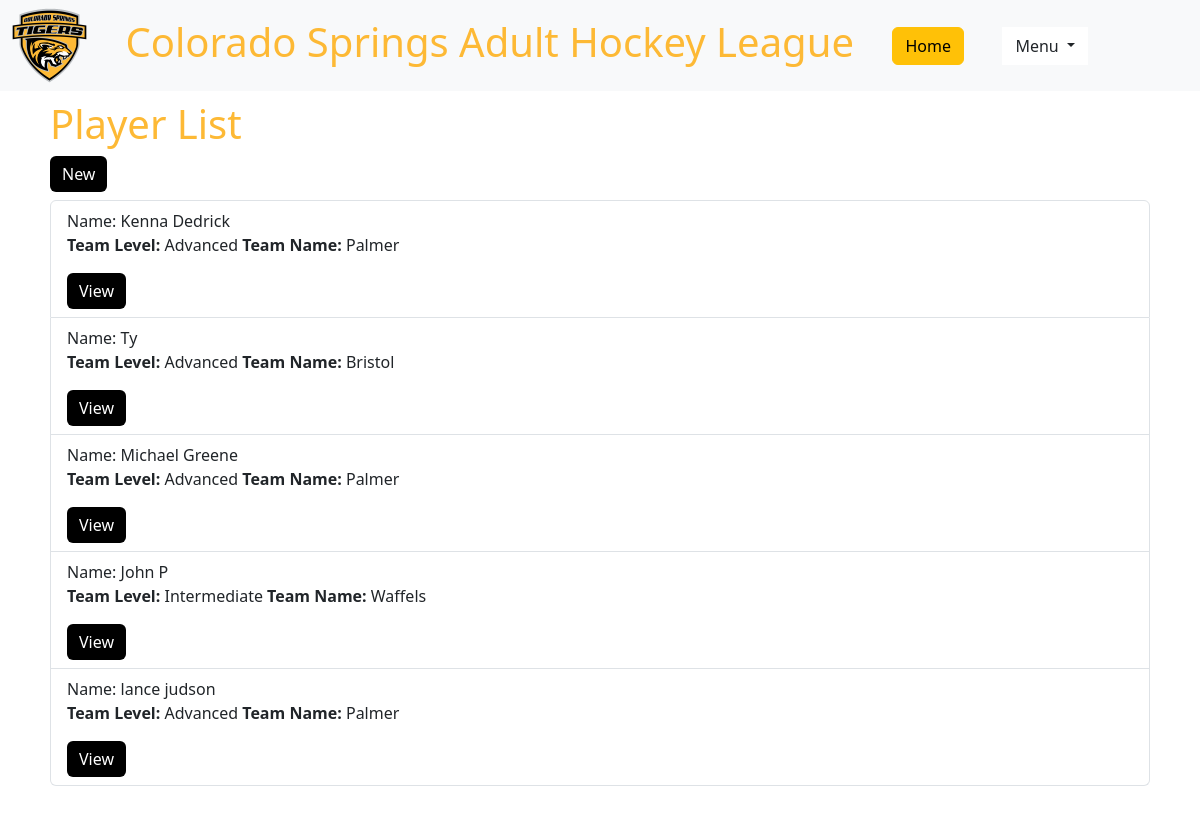
The page /player/ on the database its author committed.
### hockey_app/models.py (models this page shows, shortened)
class Player(models.Model):
    LEVELS = [
        ('Advanced', 'Advanced'),
        ('Intermediate', 'Intermediate'),
        ('N/A', 'N/A'),
    ]
    TEAMNAME = [
        ('Wardique', 'Wardique'),
        ('Tochka', 'Tochka'),
        ('Palmer', 'Palmer'),
        ('Bristol', 'Bristol'),
        ('Waffels', 'Waffels'),
        ('Tonys', 'Tonys'),
        ('Platinum', 'Platinum'),
        ('N/A', 'N/A'),
    ]
    name = models.CharField("First & last name", max_length=200)
    email = models.CharField("Email", max_length=200)
    teamLevel = models.CharField("Team Level", max_length=200, choices=LEVELS, blank=False)
    teamName = models.CharField("Team Name", max_length=200, choices=TEAMNAME, blank=False)
    phoneNum = models.CharField("Phone Number", max_length=200)

### hockey_app/views.py (the view)
# urls.py: path('player/', views.PlayerListView.as_view(), name= 'player'),
class PlayerListView(generic.ListView):
   model = Player

### hockey_app/templates/hockey_app/player_list.html (shortened to what this page needs)
{% extends 'hockey_app/base_template.html' %}
{% block content %}
<div class="content-padding">
    <h1>Player List</h1>
    <a class="btn btn-primary" href="{% url 'create_player' %}" role="button">New</a>
    {% if player_list %}
    <ul class="list-group">
        {% for player in player_list %}
        <li class="list-group-item">Name: {{ player.name }}
            <p><strong>Team Level:</strong> {{ player.teamLevel }}
            <strong>Team Name:</strong> {{ player.teamName }}</p>
            <a class="btn btn-primary" href="{% url 'player-detail' player.id %}" role="button">View</a>
        </li>
        {% endfor %}
    </ul>
    {% else %}
    <p>There are no players registered.</p>
    {% endif %}
</div>
{% endblock %}

### hockey_app/templates/hockey_app/base_template.html (shortened to what this page needs)
{% load static %}
<!DOCTYPE html>
<html lang="en">
<head>
    {% load bootstrap5 %}
    {% bootstrap_css %}
</head>
<body>
    <nav class="navbar navbar-expand-lg bg-body-tertiary">
        <div class="container-fluid">
            <img src="{% static 'images/logo2.png' %}" alt="Image Description" class="logo">
            <h1 class="website-name">Colorado Springs Adult Hockey League</h1>
                <ul class="navbar-nav">
                    <a class="btn btn-warning" href="{% url 'index' %}">Home</a>
                </ul>
            <div class="dropdown">
                <button class="btn dropdown-toggle" type="button" id="menuDropdown" data-bs-toggle="dropdown">
                    Menu
                </button>
            </div>
        </div>
    </nav>
    {% block content %}
    {% endblock %}
</body>
</html>

### hockey_app/templates/hockey_app/base_template.html (style rules this page uses)
.navbar { background-color: black; }
.logo { width: 75px; height: 75px; }
h1 { color: #FDB935; }
.dropdown { background-color: white; }
.dropdown { margin-right: 100px; }
.content-padding { padding-left: 50px; padding-top: 100px; padding-bottom: 100px; padding-right: 50px; }
.navbar { position: fixed; top: 0; left: 0; width: 100%; z-index: 100; }
.btn-primary { background-color: black; border:black; }

### rows shown on the page
Player: name "Kenna Dedrick", teamLevel "Advanced", teamName "Palmer"
Player: name "Ty", teamLevel "Advanced", teamName "Bristol"
Player: name "Michael Greene", teamLevel "Advanced", teamName "Palmer"
Player: name "John P", teamLevel "Intermediate", teamName "Waffels"
Player: name "lance judson", teamLevel "Advanced", teamName "Palmer"
